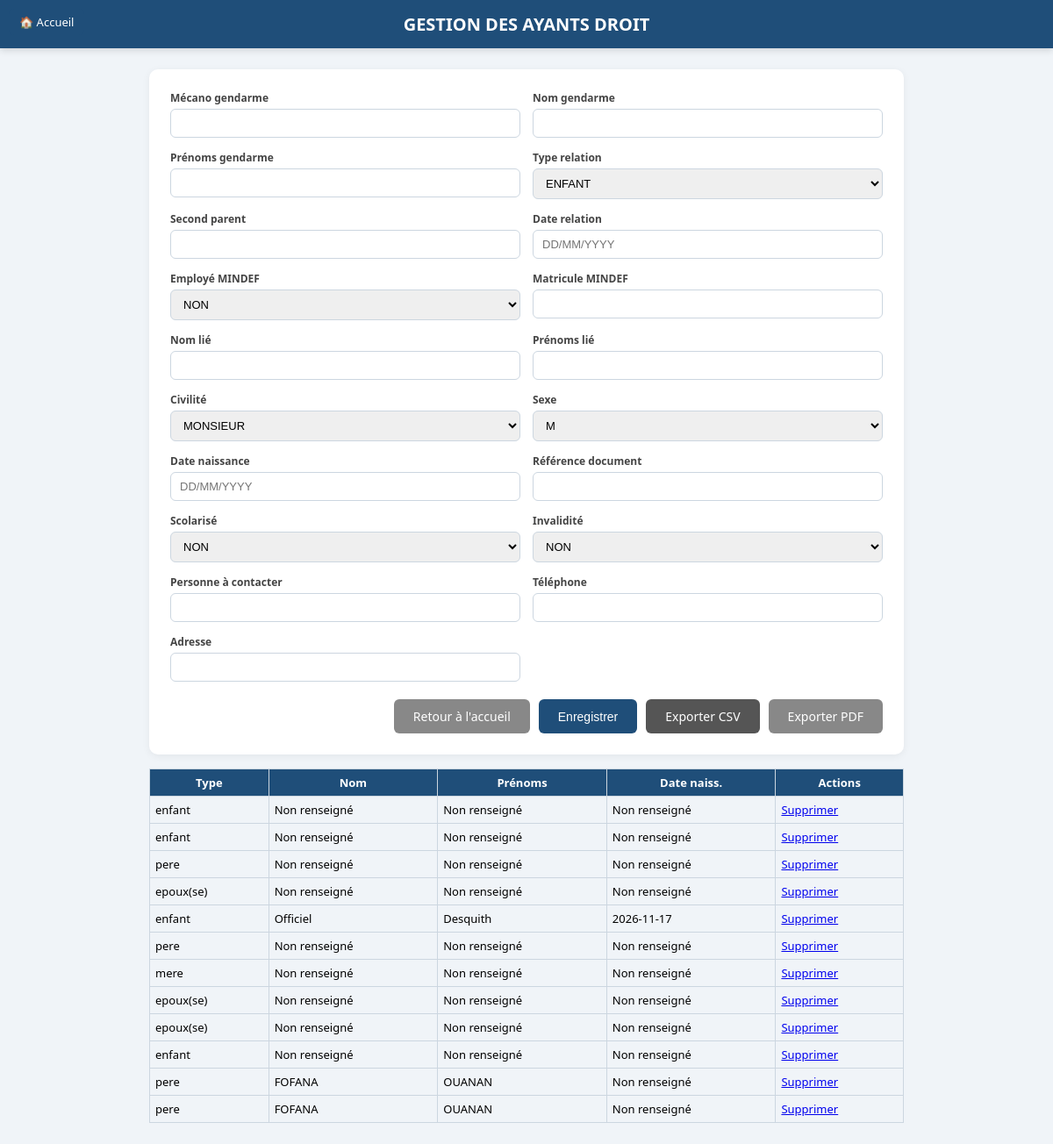
Page /ayants on the committed database.
### tables this page shows
CREATE TABLE ayants (
  id INTEGER PRIMARY KEY AUTOINCREMENT,
  mecano TEXT, nom_gendarme TEXT, prenoms_gendarme TEXT,
  type_relation TEXT, second_parent TEXT, date_relation TEXT,
  employe_mindef TEXT, matricule_mindef TEXT, nom_lie TEXT, prenoms_lie TEXT,
  civilite TEXT, sexe TEXT, date_naissance TEXT, reference_document TEXT,
  scolarise TEXT, invalidite TEXT, personne_a_contacter TEXT,
  telephone TEXT, adresse TEXT);

### app.py (the view, shortened to what this page needs)
@app.route("/ayants", methods=["GET","POST"])
def ayants():
    mecano = request.args.get("mecano","") or request.form.get("mecano","")
    conn=get_conn()
    rows=conn.execute("SELECT * FROM ayants WHERE mecano=? ORDER BY id",(mecano,)).fetchall() if mecano else conn.execute("SELECT * FROM ayants ORDER BY id").fetchall()
    conn.close()
    return render_template("ayants.html", mecano=mecano, rows=rows)

### app.py (called while the page is built)
def get_conn():
    conn = sqlite3.connect(DB)
    conn.row_factory = sqlite3.Row
    return conn

### templates/ayants.html (shortened to what this page needs)
<!DOCTYPE html>
<html lang="fr">
<head>
</head>
<body>
<a href="/saisie" style="position:fixed;top:10px;left:10px;background:#1F4E79;color:#fff;padding:6px 12px;border-radius:6px;text-decoration:none;font-size:13px;z-index:9999">🏠 Accueil</a>
<div class="navbar"><h1>GESTION DES AYANTS DROIT</h1></div>
<div class="container">
  <div class="card">
    <form method="post">
      <div class="formgrid">
        <div class="field"><label>Mécano gendarme</label><input name="mecano" value="{{mecano}}"></div>
        <div class="field"><label>Nom gendarme</label><input name="nom_gendarme"></div>
        <div class="field"><label>Prénoms gendarme</label><input name="prenoms_gendarme"></div>
        <div class="field"><label>Type relation</label><select name="type_relation"><option>enfant</option><option>pere</option><option>mere</option><option>epoux(se)</option><option>autres</option></select></div>
        <div class="field"><label>Second parent</label><input name="second_parent"></div>
        <div class="field"><label>Date relation</label><input type="text" placeholder="dd/mm/yyyy" name="date_relation"></div>
        <div class="field"><label>Employé MINDEF</label><select name="employe_mindef"><option>non</option><option>oui</option></select></div>
        <div class="field"><label>Matricule MINDEF</label><input name="matricule_mindef"></div>
        <div class="field"><label>Nom lié</label><input name="nom_lie"></div>
        <div class="field"><label>Prénoms lié</label><input name="prenoms_lie"></div>
        <div class="field"><label>Civilité</label><select name="civilite"><option>MONSIEUR</option><option>MADAME</option></select></div>
        <div class="field"><label>Sexe</label><select name="sexe"><option>M</option><option>F</option></select></div>
        <div class="field"><label>Date naissance</label><input type="text" placeholder="dd/mm/yyyy" name="date_naissance"></div>
        <div class="field"><label>Référence document</label><input name="reference_document"></div>
        <div class="field"><label>Scolarisé</label><select name="scolarise"><option>non</option><option>oui</option></select></div>
        <div class="field"><label>Invalidité</label><select name="invalidite"><option>non</option><option>oui</option></select></div>
        <div class="field"><label>Personne à contacter</label><input name="personne_a_contacter"></div>
        <div class="field"><label>Téléphone</label><input name="telephone"></div>
        <div class="field"><label>Adresse</label><input name="adresse"></div>
      </div>
  <div class="actions">
        <a class="btn" style="background:#888" href="/saisie">Retour à l'accueil</a>
        <button class="btn" type="submit">Enregistrer</button>
        <a class="btn" style="background:#555" href="/export_ayants?mecano={{mecano}}">Exporter CSV</a>
        <a class="btn" style="background:#888" href="/export_ayants_pdf?mecano={{mecano}}">Exporter PDF</a>
      </div>
    </form>
  </div>
  <table>
    <thead><tr><th>Type</th><th>Nom</th><th>Prénoms</th><th>Date naiss.</th><th>Actions</th></tr></thead>
    <tbody>
    {% for r in rows %}
      <tr><td>{{r['type_relation'] or 'Non renseigné'}}</td><td>{{r['nom_lie'] or 'Non renseigné'}}</td><td>{{r['prenoms_lie'] or 'Non renseigné'}}</td><td>{{r['date_naissance'] or 'Non renseigné'}}</td><td><a href="/ayants/delete/{{r['id']}}">Supprimer</a></td></tr>
    {% endfor %}
    </tbody>
  </table>
</div>
<script>document.addEventListener("input",e=>{if(e.target.tagName==="INPUT"||e.target.tagName==="TEXTAREA"){const v=e.target.value;e.target.value=v.toUpperCase();}});</script></body>
</html>

### templates/ayants.html (style rules this page uses)
:root { --primary:#1F4E79;--bg:#f0f4f8;--card:#fff }
* { box-sizing:border-box;margin:0;padding:0 }
body { text-transform:none }
input,select { text-transform:uppercase }
body { font-family:'Segoe UI',Arial,sans-serif;background:var(--bg) }
.navbar { background:var(--primary);color:#fff;padding:14px 24px;display:flex;align-items:center;justify-content:center;box-shadow:0 2px 8px rgba(0,0,0,.15) }
.navbar h1 { font-size:20px }
.container { max-width:900px;margin:24px auto;padding:0 20px }
.card { background:var(--card);border-radius:10px;padding:24px;box-shadow:0 2px 10px rgba(0,0,0,.06);animation:fadeUp .5s ease both }
.formgrid { display:grid;grid-template-columns:1fr 1fr;gap:14px }
.field label { display:block;font-size:12px;font-weight:600;color:#444;margin-bottom:4px }
.field input,.field select { width:100%;padding:8px 10px;border:1px solid #ccd6e0;border-radius:6px;font-size:13px }
.actions { margin-top:20px;display:flex;gap:10px;justify-content:flex-end }
.btn { padding:10px 22px;background:var(--primary);color:#fff;border:none;border-radius:6px;cursor:pointer;font-size:14px;text-decoration:none }
table { width:100%;border-collapse:collapse;font-size:13px;margin-top:16px }
th,td { border:1px solid #ccd6e0;padding:6px }
th { background:var(--primary);color:#fff }

### rows in the picture
ayants: type_relation "enfant", nom_lie "Non renseigné", prenoms_lie "Non renseigné", date_naissance "Non renseigné"
ayants: type_relation "enfant", nom_lie "Non renseigné", prenoms_lie "Non renseigné", date_naissance "Non renseigné"
ayants: type_relation "pere", nom_lie "Non renseigné", prenoms_lie "Non renseigné", date_naissance "Non renseigné"
ayants: type_relation "epoux(se)", nom_lie "Non renseigné", prenoms_lie "Non renseigné", date_naissance "Non renseigné"
ayants: type_relation "enfant", nom_lie "Officiel", prenoms_lie "Desquith", date_naissance "2026-11-17"
ayants: type_relation "pere", nom_lie "Non renseigné", prenoms_lie "Non renseigné", date_naissance "Non renseigné"
ayants: type_relation "mere", nom_lie "Non renseigné", prenoms_lie "Non renseigné", date_naissance "Non renseigné"
ayants: type_relation "epoux(se)", nom_lie "Non renseigné", prenoms_lie "Non renseigné", date_naissance "Non renseigné"
ayants: type_relation "epoux(se)", nom_lie "Non renseigné", prenoms_lie "Non renseigné", date_naissance "Non renseigné"
ayants: type_relation "enfant", nom_lie "Non renseigné", prenoms_lie "Non renseigné", date_naissance "Non renseigné"
ayants: type_relation "pere", nom_lie "FOFANA", prenoms_lie "OUANAN", date_naissance "Non renseigné"
ayants: type_relation "pere", nom_lie "FOFANA", prenoms_lie "OUANAN", date_naissance "Non renseigné"
